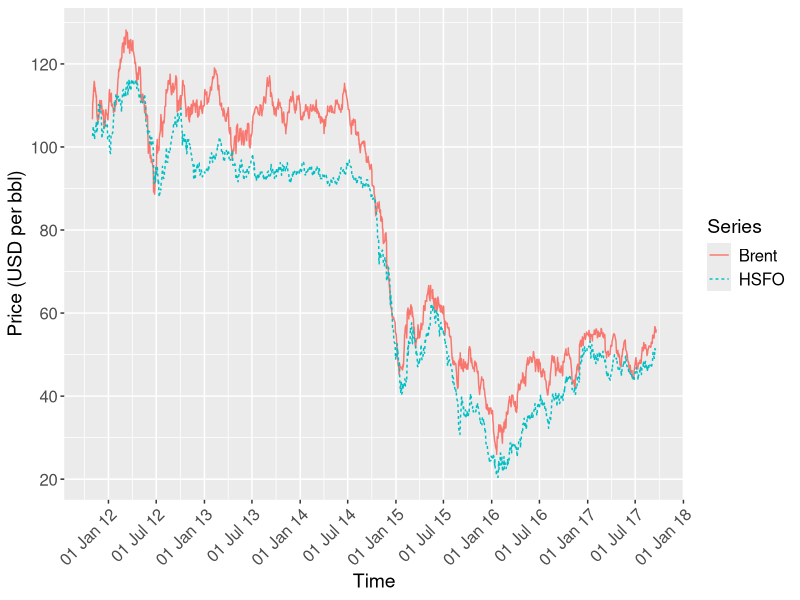

This chart was generated by the following R code: (Note: this script raises an error after producing the figure.)
## ---- chunk 1
knitr::opts_chunk$set(echo = TRUE, comment = NULL, collapse = TRUE, warning = FALSE, message = FALSE, cache = TRUE, include = TRUE)
## ---- chunk 2
# read in dataset for HSFO and Brent crude oil prices
price_data <- read.csv("price_data.csv", header = TRUE, sep = ";")

# load required libraries for data wrangling and visualisation
lapply(list("ggplot2", "dplyr", "tidyr", "lubridate"), FUN = library, character.only = TRUE)

# create exploratory plot of price data
price_data %>% 
  mutate(date2 = dmy(date)) %>%
  gather(brent:HSFO, key = type, value = price) %>%
  ggplot(aes(x = date2, y = price)) +
  geom_line(aes(linetype = type, color = type), size = 0.5) +
  labs(x = "Time", y = "Price (USD per bbl)") +
  scale_color_discrete(name = "Series", labels = c("Brent", "HSFO")) +
  scale_linetype_discrete(name = "Series", labels = c("Brent", "HSFO")) +
  scale_x_date(date_breaks = "6 months", date_labels = "%d %b %y") +
  scale_y_continuous(breaks = seq(20, 130, 20)) +
  theme(axis.title = element_text(size = 14), axis.text = element_text(size = 12),
        axis.text.x = element_text(angle = 45, hjust = 1),
        legend.title = element_text(size = 14), legend.text = element_text(size = 12))
## ---- chunk 3
lapply(list("tseries", "readr", "knitr", "kableExtra"), FUN = library, character.only = TRUE)
## ---- chunk 4
# test individual series for unit roots (null: unit root present)
(adf_results <- lapply(list(price_data$HSFO, price_data$brent), FUN = adf.test)) 
## ---- chunk 5
adf_df <- data.frame(
  var = c("HSFO", "Brent"),
  null = rep("unit root present", 2),
  lag = c(parse_integer(adf_results[[1]][2]$parameter), parse_integer(adf_results[[2]][2]$parameter)),
  test = c(parse_number(adf_results[[1]]$statistic), parse_number(adf_results[[2]]$statistic)),
  p = c(adf_results[[1]]$p.value, adf_results[[2]]$p.value)
)
adf_df %>% kable("html", 
                 col.names = c("Variable", "Null hypothesis*", "Lag order", "Test statistic", "p-value"), 
                 digits = 3, align = "c", 
                 caption = "Table 1: Augmented Dickey-Fuller test results for HSFO and Brent crude oil prices") %>%
  kable_styling() %>%
  add_footnote(label = "The alternative hypothesis in both tests is that the series is trend-stationary.", 
               notation = "symbol")
## ---- chunk 6
library(urca)
## ---- chunk 7
# perform Johansen test for cointegration (null: rank is zero i.e. no cointegrating relationships)
vecm.jo <- ca.jo(price_data[c('brent','HSFO')], type = "eigen", ecdet = 'const', spec = "transitory", K = 2)
summary(vecm.jo)
## ---- chunk 8
johansen_df <- data.frame(
  row = c(1, 2), null = c("$r = 0$", "$r \\leq 1$"), test = c(63.52, 2.19),
  ten = c(13.75, 7.52), five = c(15.67, 9.24), one = c(20.20, 12.97)
)
johansen_df %>% kable("html",
                      col.names = c("Row", "Null hypothesis", "Test statistic", "10%", "5%", "1%"), align = "c",
                      caption = "Table 2: Johansen cointegration test results for HSFO and Brent crude oil prices") %>%
  kable_styling() %>%
  add_header_above(header = c("\\s" = 3, "Critical values" = 3)) %>%
  add_footnote(label = "$r$ above represents the number of cointegrating relationships. The maximal eigenvalue test statistic was used, along with a constant (but no linear trend).", notation = "symbol")
## ---- chunk 9
# estimate the cointegrating vector
coint.lm <- lm(brent ~ HSFO, data = price_data)
coint.lm$coefficients
## ---- chunk 10
# create data frame to store regressors for eq. 4
price_data2 <- price_data %>% mutate(
  brent.d = brent - lag(brent), HSFO.d = HSFO - lag(HSFO),
  brent.dl1 = lag(brent.d), HSFO.dl1 = lag(HSFO.d),
  ecm = resid(coint.lm), ecm.l1 = lag(ecm)
)
# estimate VECM equation for HSFO price
(HSFO.vecm <- lm(HSFO.d ~ brent.d + HSFO.dl1 + brent.dl1 + ecm.l1, data = price_data2))
## ---- chunk 11
vecm_df <- data.frame(
  row = 1:5, regressor = c("$\\gamma_0$", "$\\Delta B_t$", "$\\Delta H_{t-1}$",
                           "$\\Delta B_{t-1}$", "$u_{t-1}$"),
  estimate = HSFO.vecm$coefficients,
  se = summary(HSFO.vecm)$coefficients[,2],
  test = summary(HSFO.vecm)$coefficients[,3],
  p = summary(HSFO.vecm)$coefficients[,4],
  significance = c("","***","","","***")
)
vecm_df %>% kable("html", row.names = FALSE, align = "c", digits = 3,
                  col.names = c("Row", "Regressor", "Estimate", "Std. error", "$t$-statistic", "$p$-value", "Significance"),
                  caption = "Table 3: OLS regression results for the VECM equation for HSFO price") %>%
  kable_styling() %>%
  add_footnote(label = "$N = 1485$. Adjusted multiple $R^2 = 0.0465$. $^{***}$ denotes significance at the 1% level.", notation = "symbol")
